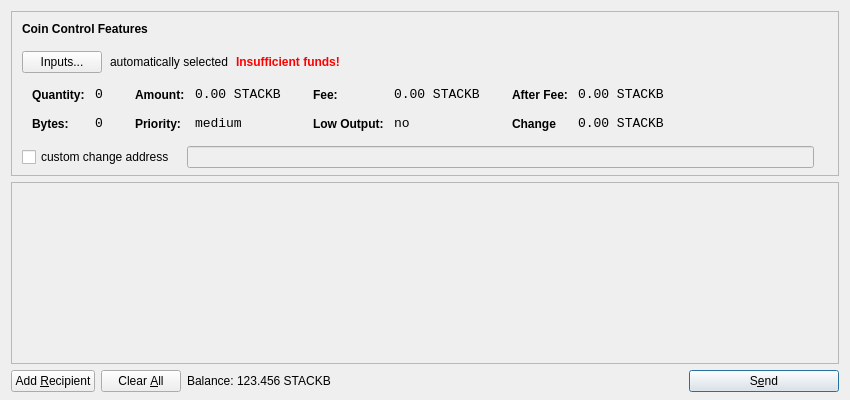
<?xml version="1.0" encoding="UTF-8"?>
<ui version="4.0">
 <class>SendCoinsDialog</class>
 <widget class="QDialog" name="SendCoinsDialog">
  <property name="geometry">
   <rect>
    <x>0</x>
    <y>0</y>
    <width>850</width>
    <height>400</height>
   </rect>
  </property>
  <property name="windowTitle">
   <string>Send Coins</string>
  </property>
  <layout class="QVBoxLayout" name="verticalLayout" stretch="0,1,0">
   <property name="bottomMargin">
    <number>8</number>
   </property>
   <item>
    <widget class="QFrame" name="frameCoinControl">
     <property name="sizePolicy">
      <sizepolicy hsizetype="Expanding" vsizetype="Expanding">
       <horstretch>0</horstretch>
       <verstretch>0</verstretch>
      </sizepolicy>
     </property>
     <property name="maximumSize">
      <size>
       <width>16777215</width>
       <height>16777215</height>
      </size>
     </property>
     <property name="frameShape">
      <enum>QFrame::StyledPanel</enum>
     </property>
     <property name="frameShadow">
      <enum>QFrame::Sunken</enum>
     </property>
     <layout class="QVBoxLayout" name="verticalLayoutCoinControl2">
      <property name="spacing">
       <number>-1</number>
      </property>
      <property name="leftMargin">
       <number>0</number>
      </property>
      <property name="topMargin">
       <number>0</number>
      </property>
      <property name="rightMargin">
       <number>0</number>
      </property>
      <property name="bottomMargin">
       <number>6</number>
      </property>
      <item>
       <layout class="QVBoxLayout" name="verticalLayoutCoinControl" stretch="0,0,0,0,1">
        <property name="spacing">
         <number>0</number>
        </property>
        <property name="leftMargin">
         <number>10</number>
        </property>
        <property name="topMargin">
         <number>10</number>
        </property>
        <item>
         <layout class="QHBoxLayout" name="horizontalLayoutCoinControl1">
          <property name="bottomMargin">
           <number>15</number>
          </property>
          <item>
           <widget class="QLabel" name="labelCoinControlFeatures">
            <property name="sizePolicy">
             <sizepolicy hsizetype="Preferred" vsizetype="Maximum">
              <horstretch>0</horstretch>
              <verstretch>0</verstretch>
             </sizepolicy>
            </property>
            <property name="font">
             <font>
              <weight>75</weight>
              <bold>true</bold>
             </font>
            </property>
            <property name="styleSheet">
             <string notr="true">font-weight:bold;</string>
            </property>
            <property name="text">
             <string>Coin Control Features</string>
            </property>
           </widget>
          </item>
         </layout>
        </item>
        <item>
         <layout class="QHBoxLayout" name="horizontalLayoutCoinControl2" stretch="0,0,0,0">
          <property name="spacing">
           <number>8</number>
          </property>
          <property name="bottomMargin">
           <number>10</number>
          </property>
          <item>
           <widget class="QPushButton" name="pushButtonCoinControl">
            <property name="styleSheet">
             <string notr="true"/>
            </property>
            <property name="text">
             <string>Inputs...</string>
            </property>
           </widget>
          </item>
          <item>
           <widget class="QLabel" name="labelCoinControlAutomaticallySelected">
            <property name="text">
             <string>automatically selected</string>
            </property>
            <property name="margin">
             <number>5</number>
            </property>
           </widget>
          </item>
          <item>
           <widget class="QLabel" name="labelCoinControlInsuffFunds">
            <property name="font">
             <font>
              <weight>75</weight>
              <bold>true</bold>
             </font>
            </property>
            <property name="styleSheet">
             <string notr="true">color:red;font-weight:bold;</string>
            </property>
            <property name="text">
             <string>Insufficient funds!</string>
            </property>
            <property name="margin">
             <number>5</number>
            </property>
           </widget>
          </item>
          <item>
           <spacer name="horizontalSpacerCoinControl">
            <property name="orientation">
             <enum>Qt::Horizontal</enum>
            </property>
            <property name="sizeHint" stdset="0">
             <size>
              <width>40</width>
              <height>1</height>
             </size>
            </property>
           </spacer>
          </item>
         </layout>
        </item>
        <item>
         <widget class="QWidget" name="widgetCoinControl" native="true">
          <property name="sizePolicy">
           <sizepolicy hsizetype="Preferred" vsizetype="Preferred">
            <horstretch>0</horstretch>
            <verstretch>0</verstretch>
           </sizepolicy>
          </property>
          <property name="minimumSize">
           <size>
            <width>0</width>
            <height>0</height>
           </size>
          </property>
          <property name="styleSheet">
           <string notr="true"/>
          </property>
          <layout class="QHBoxLayout" name="horizontalLayoutCoinControl5">
           <property name="margin">
            <number>0</number>
           </property>
           <item>
            <layout class="QHBoxLayout" name="horizontalLayoutCoinControl3" stretch="0,0,0,1">
             <property name="spacing">
              <number>20</number>
             </property>
             <property name="topMargin">
              <number>0</number>
             </property>
             <property name="bottomMargin">
              <number>10</number>
             </property>
             <item>
              <layout class="QFormLayout" name="formLayoutCoinControl1">
               <property name="horizontalSpacing">
                <number>10</number>
               </property>
               <property name="verticalSpacing">
                <number>14</number>
               </property>
               <property name="leftMargin">
                <number>10</number>
               </property>
               <property name="topMargin">
                <number>4</number>
               </property>
               <property name="rightMargin">
                <number>6</number>
               </property>
               <item row="0" column="0">
                <widget class="QLabel" name="labelCoinControlQuantityText">
                 <property name="styleSheet">
                  <string notr="true">font-weight:bold;</string>
                 </property>
                 <property name="text">
                  <string>Quantity:</string>
                 </property>
                 <property name="margin">
                  <number>0</number>
                 </property>
                </widget>
               </item>
               <item row="0" column="1">
                <widget class="QLabel" name="labelCoinControlQuantity">
                 <property name="font">
                  <font>
                   <family>Monospace</family>
                   <pointsize>10</pointsize>
                  </font>
                 </property>
                 <property name="cursor">
                  <cursorShape>IBeamCursor</cursorShape>
                 </property>
                 <property name="contextMenuPolicy">
                  <enum>Qt::ActionsContextMenu</enum>
                 </property>
                 <property name="text">
                  <string>0</string>
                 </property>
                 <property name="margin">
                  <number>0</number>
                 </property>
                 <property name="textInteractionFlags">
                  <set>Qt::LinksAccessibleByMouse|Qt::TextSelectableByKeyboard|Qt::TextSelectableByMouse</set>
                 </property>
                </widget>
               </item>
               <item row="1" column="0">
                <widget class="QLabel" name="labelCoinControlBytesText">
                 <property name="styleSheet">
                  <string notr="true">font-weight:bold;</string>
                 </property>
                 <property name="text">
                  <string>Bytes:</string>
                 </property>
                </widget>
               </item>
               <item row="1" column="1">
                <widget class="QLabel" name="labelCoinControlBytes">
                 <property name="font">
                  <font>
                   <family>Monospace</family>
                   <pointsize>10</pointsize>
                  </font>
                 </property>
                 <property name="cursor">
                  <cursorShape>IBeamCursor</cursorShape>
                 </property>
                 <property name="contextMenuPolicy">
                  <enum>Qt::ActionsContextMenu</enum>
                 </property>
                 <property name="text">
                  <string>0</string>
                 </property>
                 <property name="textInteractionFlags">
                  <set>Qt::LinksAccessibleByMouse|Qt::TextSelectableByKeyboard|Qt::TextSelectableByMouse</set>
                 </property>
                </widget>
               </item>
              </layout>
             </item>
             <item>
              <layout class="QFormLayout" name="formLayoutCoinControl2">
               <property name="horizontalSpacing">
                <number>10</number>
               </property>
               <property name="verticalSpacing">
                <number>14</number>
               </property>
               <property name="leftMargin">
                <number>6</number>
               </property>
               <property name="topMargin">
                <number>4</number>
               </property>
               <property name="rightMargin">
                <number>6</number>
               </property>
               <item row="0" column="0">
                <widget class="QLabel" name="labelCoinControlAmountText">
                 <property name="styleSheet">
                  <string notr="true">font-weight:bold;</string>
                 </property>
                 <property name="text">
                  <string>Amount:</string>
                 </property>
                 <property name="margin">
                  <number>0</number>
                 </property>
                </widget>
               </item>
               <item row="0" column="1">
                <widget class="QLabel" name="labelCoinControlAmount">
                 <property name="font">
                  <font>
                   <family>Monospace</family>
                   <pointsize>10</pointsize>
                  </font>
                 </property>
                 <property name="cursor">
                  <cursorShape>IBeamCursor</cursorShape>
                 </property>
                 <property name="contextMenuPolicy">
                  <enum>Qt::ActionsContextMenu</enum>
                 </property>
                 <property name="text">
                  <string>0.00 STACKB</string>
                 </property>
                 <property name="textInteractionFlags">
                  <set>Qt::LinksAccessibleByMouse|Qt::TextSelectableByKeyboard|Qt::TextSelectableByMouse</set>
                 </property>
                </widget>
               </item>
               <item row="1" column="0">
                <widget class="QLabel" name="labelCoinControlPriorityText">
                 <property name="styleSheet">
                  <string notr="true">font-weight:bold;</string>
                 </property>
                 <property name="text">
                  <string>Priority:</string>
                 </property>
                </widget>
               </item>
               <item row="1" column="1">
                <widget class="QLabel" name="labelCoinControlPriority">
                 <property name="font">
                  <font>
                   <family>Monospace</family>
                   <pointsize>10</pointsize>
                  </font>
                 </property>
                 <property name="cursor">
                  <cursorShape>IBeamCursor</cursorShape>
                 </property>
                 <property name="contextMenuPolicy">
                  <enum>Qt::ActionsContextMenu</enum>
                 </property>
                 <property name="text">
                  <string>medium</string>
                 </property>
                 <property name="textInteractionFlags">
                  <set>Qt::LinksAccessibleByMouse|Qt::TextSelectableByKeyboard|Qt::TextSelectableByMouse</set>
                 </property>
                </widget>
               </item>
              </layout>
             </item>
             <item>
              <layout class="QFormLayout" name="formLayoutCoinControl3">
               <property name="horizontalSpacing">
                <number>10</number>
               </property>
               <property name="verticalSpacing">
                <number>14</number>
               </property>
               <property name="leftMargin">
                <number>6</number>
               </property>
               <property name="topMargin">
                <number>4</number>
               </property>
               <property name="rightMargin">
                <number>6</number>
               </property>
               <item row="0" column="0">
                <widget class="QLabel" name="labelCoinControlFeeText">
                 <property name="styleSheet">
                  <string notr="true">font-weight:bold;</string>
                 </property>
                 <property name="text">
                  <string>Fee:</string>
                 </property>
                 <property name="margin">
                  <number>0</number>
                 </property>
                </widget>
               </item>
               <item row="0" column="1">
                <widget class="QLabel" name="labelCoinControlFee">
                 <property name="font">
                  <font>
                   <family>Monospace</family>
                   <pointsize>10</pointsize>
                  </font>
                 </property>
                 <property name="cursor">
                  <cursorShape>IBeamCursor</cursorShape>
                 </property>
                 <property name="contextMenuPolicy">
                  <enum>Qt::ActionsContextMenu</enum>
                 </property>
                 <property name="text">
                  <string>0.00 STACKB</string>
                 </property>
                 <property name="textInteractionFlags">
                  <set>Qt::LinksAccessibleByMouse|Qt::TextSelectableByKeyboard|Qt::TextSelectableByMouse</set>
                 </property>
                </widget>
               </item>
               <item row="1" column="0">
                <widget class="QLabel" name="labelCoinControlLowOutputText">
                 <property name="styleSheet">
                  <string notr="true">font-weight:bold;</string>
                 </property>
                 <property name="text">
                  <string>Low Output:</string>
                 </property>
                </widget>
               </item>
               <item row="1" column="1">
                <widget class="QLabel" name="labelCoinControlLowOutput">
                 <property name="font">
                  <font>
                   <family>Monospace</family>
                   <pointsize>10</pointsize>
                  </font>
                 </property>
                 <property name="cursor">
                  <cursorShape>IBeamCursor</cursorShape>
                 </property>
                 <property name="contextMenuPolicy">
                  <enum>Qt::ActionsContextMenu</enum>
                 </property>
                 <property name="text">
                  <string>no</string>
                 </property>
                 <property name="textInteractionFlags">
                  <set>Qt::LinksAccessibleByMouse|Qt::TextSelectableByKeyboard|Qt::TextSelectableByMouse</set>
                 </property>
                </widget>
               </item>
              </layout>
             </item>
             <item>
              <layout class="QFormLayout" name="formLayoutCoinControl4">
               <property name="horizontalSpacing">
                <number>10</number>
               </property>
               <property name="verticalSpacing">
                <number>14</number>
               </property>
               <property name="leftMargin">
                <number>6</number>
               </property>
               <property name="topMargin">
                <number>4</number>
               </property>
               <property name="rightMargin">
                <number>6</number>
               </property>
               <item row="0" column="0">
                <widget class="QLabel" name="labelCoinControlAfterFeeText">
                 <property name="styleSheet">
                  <string notr="true">font-weight:bold;</string>
                 </property>
                 <property name="text">
                  <string>After Fee:</string>
                 </property>
                 <property name="margin">
                  <number>0</number>
                 </property>
                </widget>
               </item>
               <item row="0" column="1">
                <widget class="QLabel" name="labelCoinControlAfterFee">
                 <property name="font">
                  <font>
                   <family>Monospace</family>
                   <pointsize>10</pointsize>
                  </font>
                 </property>
                 <property name="cursor">
                  <cursorShape>IBeamCursor</cursorShape>
                 </property>
                 <property name="contextMenuPolicy">
                  <enum>Qt::ActionsContextMenu</enum>
                 </property>
                 <property name="text">
                  <string>0.00 STACKB</string>
                 </property>
                 <property name="textInteractionFlags">
                  <set>Qt::LinksAccessibleByMouse|Qt::TextSelectableByKeyboard|Qt::TextSelectableByMouse</set>
                 </property>
                </widget>
               </item>
               <item row="1" column="0">
                <widget class="QLabel" name="labelCoinControlChangeText">
                 <property name="styleSheet">
                  <string notr="true">font-weight:bold;</string>
                 </property>
                 <property name="text">
                  <string>Change</string>
                 </property>
                </widget>
               </item>
               <item row="1" column="1">
                <widget class="QLabel" name="labelCoinControlChange">
                 <property name="font">
                  <font>
                   <family>Monospace</family>
                   <pointsize>10</pointsize>
                  </font>
                 </property>
                 <property name="cursor">
                  <cursorShape>IBeamCursor</cursorShape>
                 </property>
                 <property name="contextMenuPolicy">
                  <enum>Qt::ActionsContextMenu</enum>
                 </property>
                 <property name="text">
                  <string>0.00 STACKB</string>
                 </property>
                 <property name="textInteractionFlags">
                  <set>Qt::LinksAccessibleByMouse|Qt::TextSelectableByKeyboard|Qt::TextSelectableByMouse</set>
                 </property>
                </widget>
               </item>
              </layout>
             </item>
            </layout>
           </item>
          </layout>
         </widget>
        </item>
        <item>
         <layout class="QHBoxLayout" name="horizontalLayoutCoinControl4" stretch="0,0,0">
          <property name="spacing">
           <number>12</number>
          </property>
          <property name="sizeConstraint">
           <enum>QLayout::SetDefaultConstraint</enum>
          </property>
          <property name="topMargin">
           <number>5</number>
          </property>
          <property name="rightMargin">
           <number>5</number>
          </property>
          <item>
           <widget class="QCheckBox" name="checkBoxCoinControlChange">
            <property name="text">
             <string>custom change address</string>
            </property>
           </widget>
          </item>
          <item>
           <widget class="QLineEdit" name="lineEditCoinControlChange">
            <property name="enabled">
             <bool>false</bool>
            </property>
            <property name="sizePolicy">
             <sizepolicy hsizetype="Expanding" vsizetype="Fixed">
              <horstretch>0</horstretch>
              <verstretch>0</verstretch>
             </sizepolicy>
            </property>
           </widget>
          </item>
          <item>
           <widget class="QLabel" name="labelCoinControlChangeLabel">
            <property name="sizePolicy">
             <sizepolicy hsizetype="Preferred" vsizetype="Expanding">
              <horstretch>0</horstretch>
              <verstretch>0</verstretch>
             </sizepolicy>
            </property>
            <property name="minimumSize">
             <size>
              <width>0</width>
              <height>0</height>
             </size>
            </property>
            <property name="text">
             <string/>
            </property>
            <property name="margin">
             <number>3</number>
            </property>
           </widget>
          </item>
         </layout>
        </item>
        <item>
         <spacer name="verticalSpacerCoinControl">
          <property name="orientation">
           <enum>Qt::Vertical</enum>
          </property>
          <property name="sizeHint" stdset="0">
           <size>
            <width>800</width>
            <height>1</height>
           </size>
          </property>
         </spacer>
        </item>
       </layout>
      </item>
     </layout>
    </widget>
   </item>
   <item>
    <widget class="QScrollArea" name="scrollArea">
     <property name="widgetResizable">
      <bool>true</bool>
     </property>
     <widget class="QWidget" name="scrollAreaWidgetContents">
      <property name="geometry">
       <rect>
        <x>0</x>
        <y>0</y>
        <width>830</width>
        <height>165</height>
       </rect>
      </property>
      <layout class="QVBoxLayout" name="verticalLayout_2">
       <property name="margin">
        <number>0</number>
       </property>
       <item>
        <layout class="QVBoxLayout" name="entries">
         <property name="spacing">
          <number>6</number>
         </property>
        </layout>
       </item>
       <item>
        <spacer name="verticalSpacer">
         <property name="orientation">
          <enum>Qt::Vertical</enum>
         </property>
         <property name="sizeHint" stdset="0">
          <size>
           <width>20</width>
           <height>40</height>
          </size>
         </property>
        </spacer>
       </item>
      </layout>
     </widget>
    </widget>
   </item>
   <item>
    <layout class="QHBoxLayout" name="horizontalLayout">
     <item>
      <widget class="QPushButton" name="addButton">
       <property name="toolTip">
        <string>Send to multiple recipients at once</string>
       </property>
       <property name="text">
        <string>Add &amp;Recipient</string>
       </property>
       <property name="icon">
        <iconset resource="../bitcoin.qrc">
         <normaloff>:/icons/add</normaloff>:/icons/add</iconset>
       </property>
       <property name="autoDefault">
        <bool>false</bool>
       </property>
      </widget>
     </item>
     <item>
      <widget class="QPushButton" name="clearButton">
       <property name="sizePolicy">
        <sizepolicy hsizetype="Minimum" vsizetype="Fixed">
         <horstretch>0</horstretch>
         <verstretch>0</verstretch>
        </sizepolicy>
       </property>
       <property name="toolTip">
        <string>Remove all transaction fields</string>
       </property>
       <property name="text">
        <string>Clear &amp;All</string>
       </property>
       <property name="icon">
        <iconset resource="../bitcoin.qrc">
         <normaloff>:/icons/remove</normaloff>:/icons/remove</iconset>
       </property>
       <property name="autoRepeatDelay">
        <number>300</number>
       </property>
       <property name="autoDefault">
        <bool>false</bool>
       </property>
      </widget>
     </item>
     <item>
      <layout class="QHBoxLayout" name="horizontalLayout_2">
       <property name="spacing">
        <number>3</number>
       </property>
       <item>
        <widget class="QLabel" name="label">
         <property name="sizePolicy">
          <sizepolicy hsizetype="Preferred" vsizetype="Fixed">
           <horstretch>0</horstretch>
           <verstretch>0</verstretch>
          </sizepolicy>
         </property>
         <property name="text">
          <string>Balance:</string>
         </property>
        </widget>
       </item>
       <item>
        <widget class="QLabel" name="labelBalance">
         <property name="sizePolicy">
          <sizepolicy hsizetype="Preferred" vsizetype="Fixed">
           <horstretch>0</horstretch>
           <verstretch>0</verstretch>
          </sizepolicy>
         </property>
         <property name="cursor">
          <cursorShape>IBeamCursor</cursorShape>
         </property>
         <property name="text">
          <string>123.456 STACKB</string>
         </property>
         <property name="textInteractionFlags">
          <set>Qt::LinksAccessibleByMouse|Qt::TextSelectableByKeyboard|Qt::TextSelectableByMouse</set>
         </property>
        </widget>
       </item>
      </layout>
     </item>
     <item>
      <spacer name="horizontalSpacer">
       <property name="orientation">
        <enum>Qt::Horizontal</enum>
       </property>
       <property name="sizeHint" stdset="0">
        <size>
         <width>40</width>
         <height>20</height>
        </size>
       </property>
      </spacer>
     </item>
     <item>
      <widget class="QPushButton" name="sendButton">
       <property name="minimumSize">
        <size>
         <width>150</width>
         <height>0</height>
        </size>
       </property>
       <property name="toolTip">
        <string>Confirm the send action</string>
       </property>
       <property name="text">
        <string>S&amp;end</string>
       </property>
       <property name="icon">
        <iconset resource="../bitcoin.qrc">
         <normaloff>:/icons/send</normaloff>:/icons/send</iconset>
       </property>
       <property name="default">
        <bool>true</bool>
       </property>
      </widget>
     </item>
    </layout>
   </item>
  </layout>
 </widget>
 <resources>
  <include location="../bitcoin.qrc"/>
 </resources>
 <connections/>
</ui>
